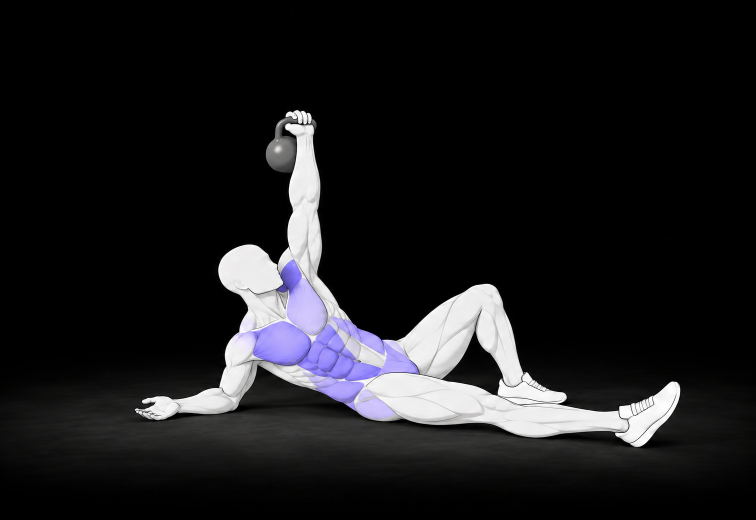
#> input picture docs/exercise-art/sources/turkish-get-up/2026-10-16/elbow-contact-generated-full.png, 1512 x 1040 px (shown at 1/2 size)
$ python prepare-elbow-framing.py
#> lines starting #> are read from the running program, lines starting #| are printed output that depends on the picture
from pathlib import Path
from PIL import Image
import hashlib,json
P=Path(__file__).resolve().parent
s=P/'elbow-contact-generated-full.png';im=Image.open(s).convert('RGBA')
assert im.size==(1512,1040)
# Uniform framing of the entire authored source, including its background.
# This is not an inverse preview zoom, anatomical warp or individual-part fit.
im=im.resize((756,520),Image.Resampling.LANCZOS)
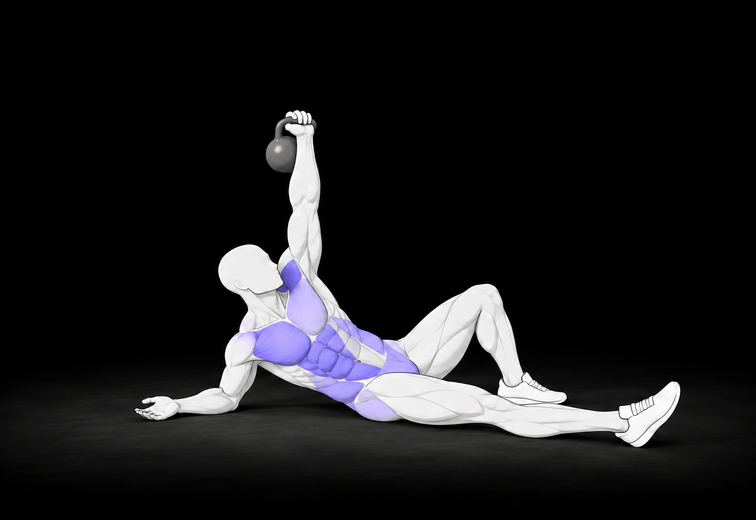
#> im: PIL image 756x520 RGBA; mean R, G, B, A 27.7, 27.3, 29.2, 255
c=Image.new('RGBA',(1024,704),(0,0,0,255));c.paste(im,(195,165));c.save(P/'native-extraction/B-elbow-supported-native.png')
#> after `c.paste(im, (195, 165))`:
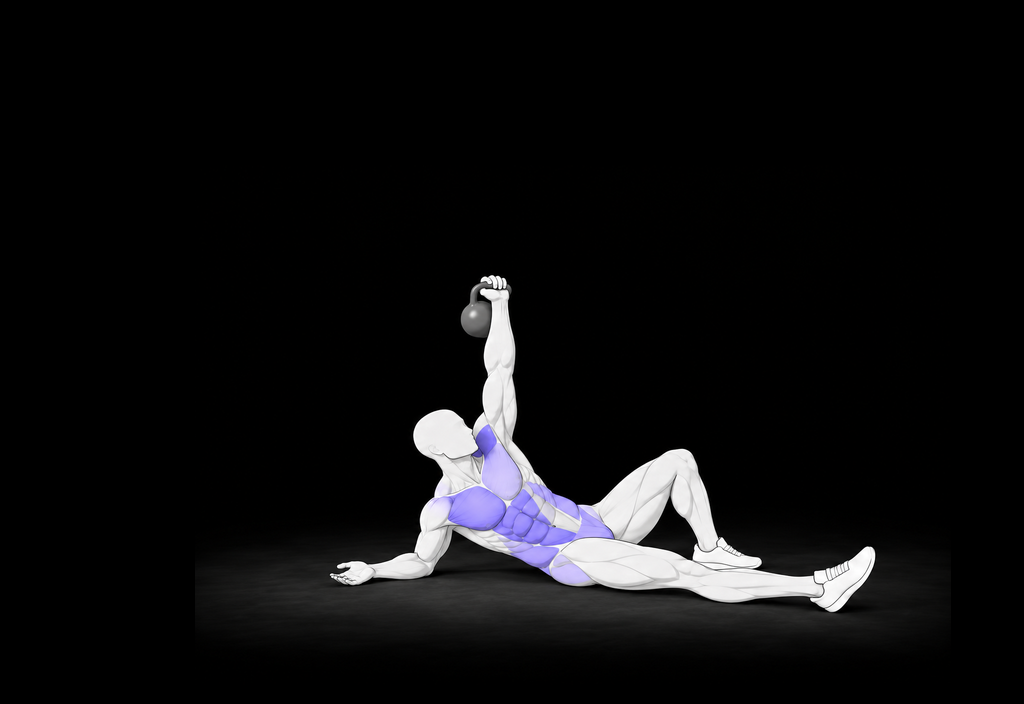
#> c: PIL image 1024x704 RGBA; mean R, G, B, A 15.1, 14.9, 15.9, 255
c.crop((380,390,640,575)).save(P/'native-extraction/B-torso-colour-review.png')
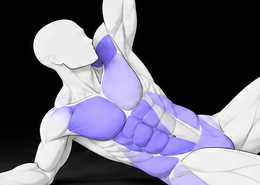
#> saved as B-torso-colour-review.png: PIL image 260x185 RGBA; mean R, G, B, A 105.6, 103, 119.8, 255
for n,box in {'A':(410,490,590,590),'C':(400,395,560,570),'D':(440,300,625,470),'E':(530,265,640,470),'F':(690,260,780,470)}.items():
#> (the run stopped early here; a loop or call above may not have finished)
